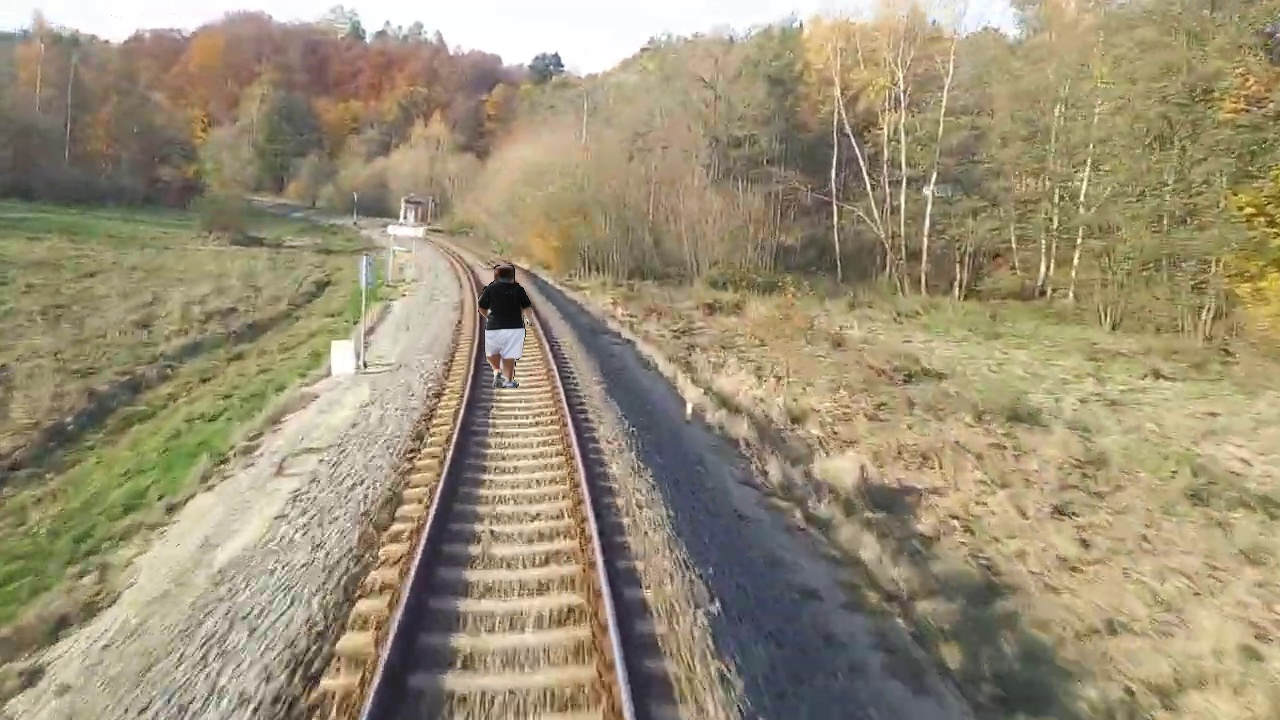
#> input picture testpics/1.jpg, 1280 x 720 px
$ python -i train_radar.py   (imports and definitions only)
#> lines starting #> are read from the running program, lines starting #| are printed output that depends on the picture; after the words box and inside, x2 and y2 are one past the last pixel; in counts of white or black regions, pixels touching at a corner belong together
#> further down, picture is the input picture: shape (720, 1280, 3); mean B, G, R 118.3, 144.2, 155.3
import cv2
import os
import random
import numpy as np
from ultralytics import YOLO

# 1. YOLOv8 modell betöltése (az első futtatáskor letölti a kb. 6MB-os fájlt)
# [1 line that did not run here, left out]

# Mappa elérési útja
FOLDER_PATH = "testpics"

def find_track_polygon(image):
    """
    Stabil, horgonyzott dinamikus trapéz zóna, ami az alsó sínpontokra épül
    és követi a legmegbízhatóbb vonalakat, de nem mászik fel a fák közé.
    """
    height, width = image.shape[:2]
#> height = 720; width = 1280
    gray = cv2.cvtColor(image, cv2.COLOR_BGR2GRAY)
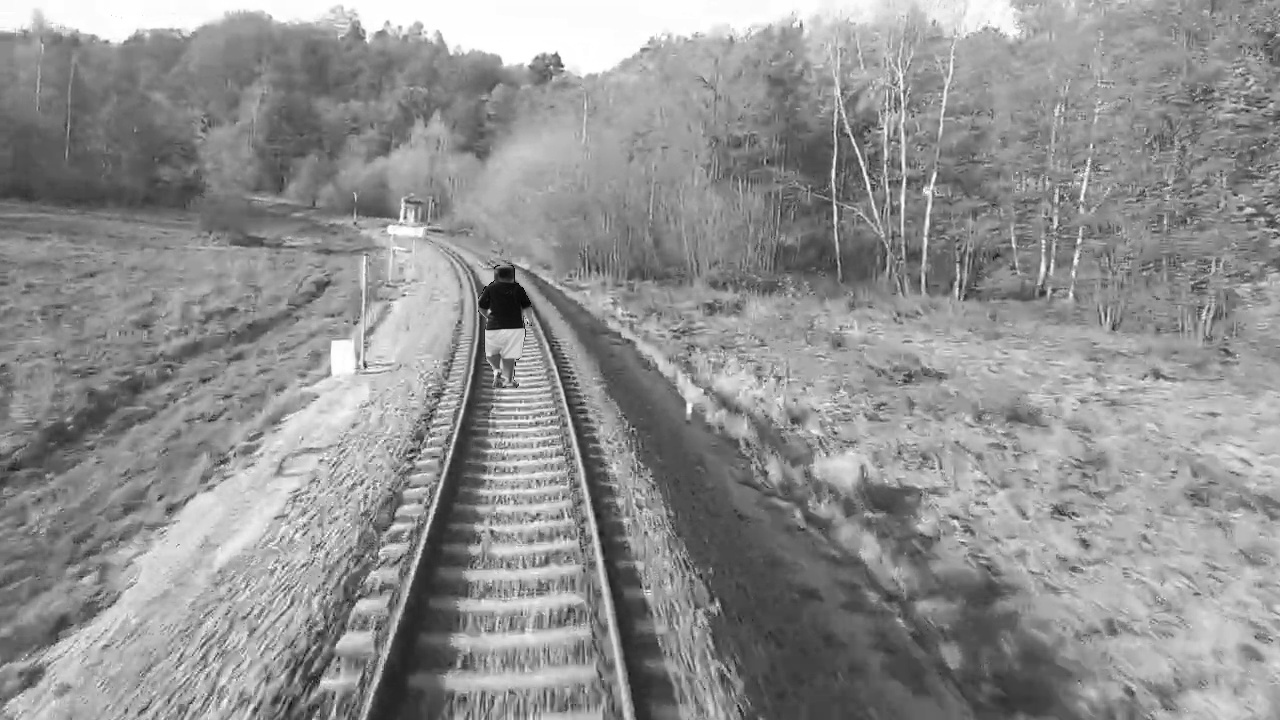
#> gray: shape (720, 1280); min 1, max 255, mean 144.6

    # Kép zajszűrése és élkeresés
    blur = cv2.GaussianBlur(gray, (7, 7), 0)
    edges = cv2.Canny(blur, 50, 150)
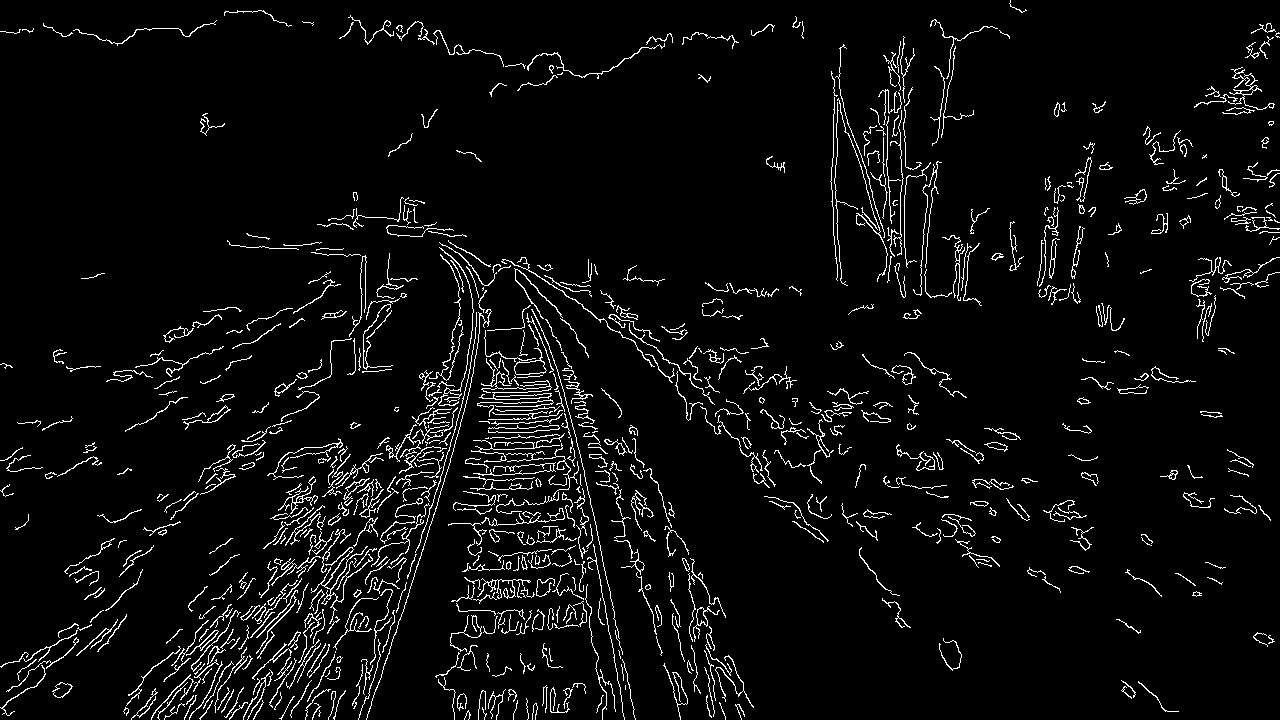
#> edges: shape (720, 1280); 4.8% white in thin lines or dots

    # Region of Interest (ROI) korlátozása az alsó 60%-ra
    roi_vertices = np.array([
        [(0, height), (width, height), (width, int(height*0.4)), (0, int(height*0.4))]
    ])
    mask = np.zeros_like(edges)
    cv2.fillPoly(mask, roi_vertices, 255)
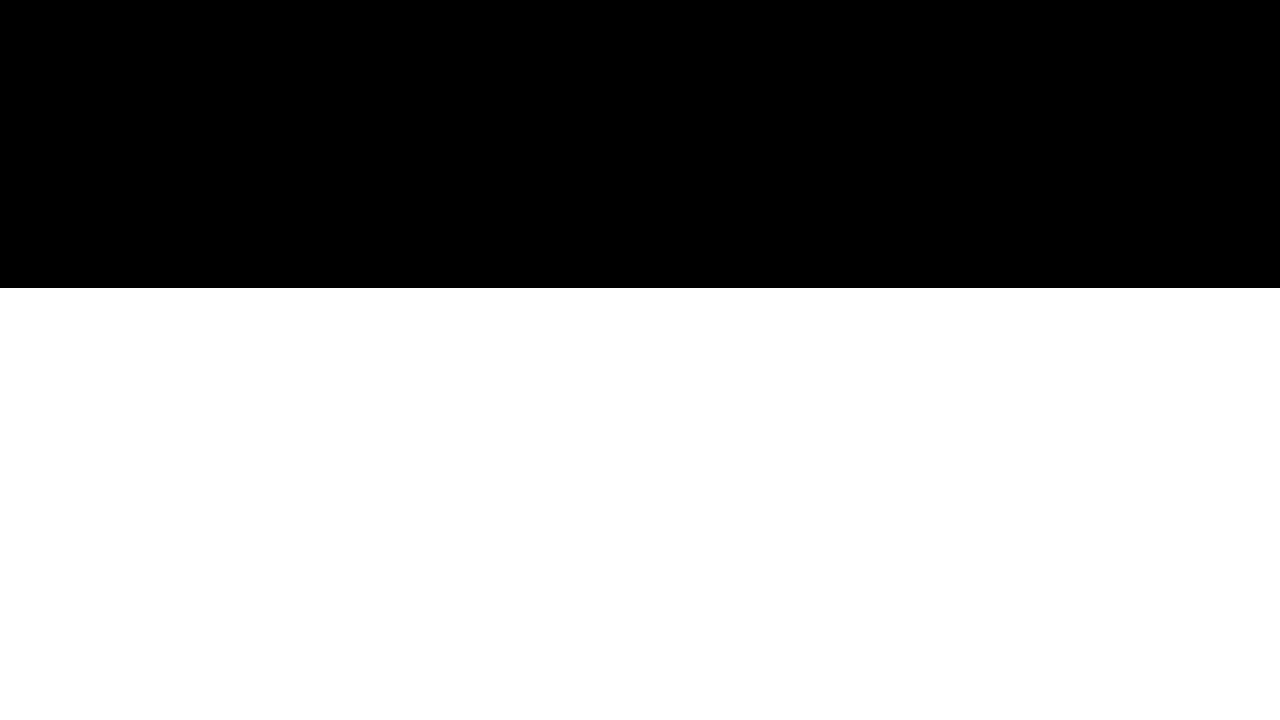
#> mask: shape (720, 1280); 60% white; 1 black region, box (x1, y1, x2, y2) and area: (0, 0, 1280, 288) 368640
    masked_edges = cv2.bitwise_and(edges, mask)
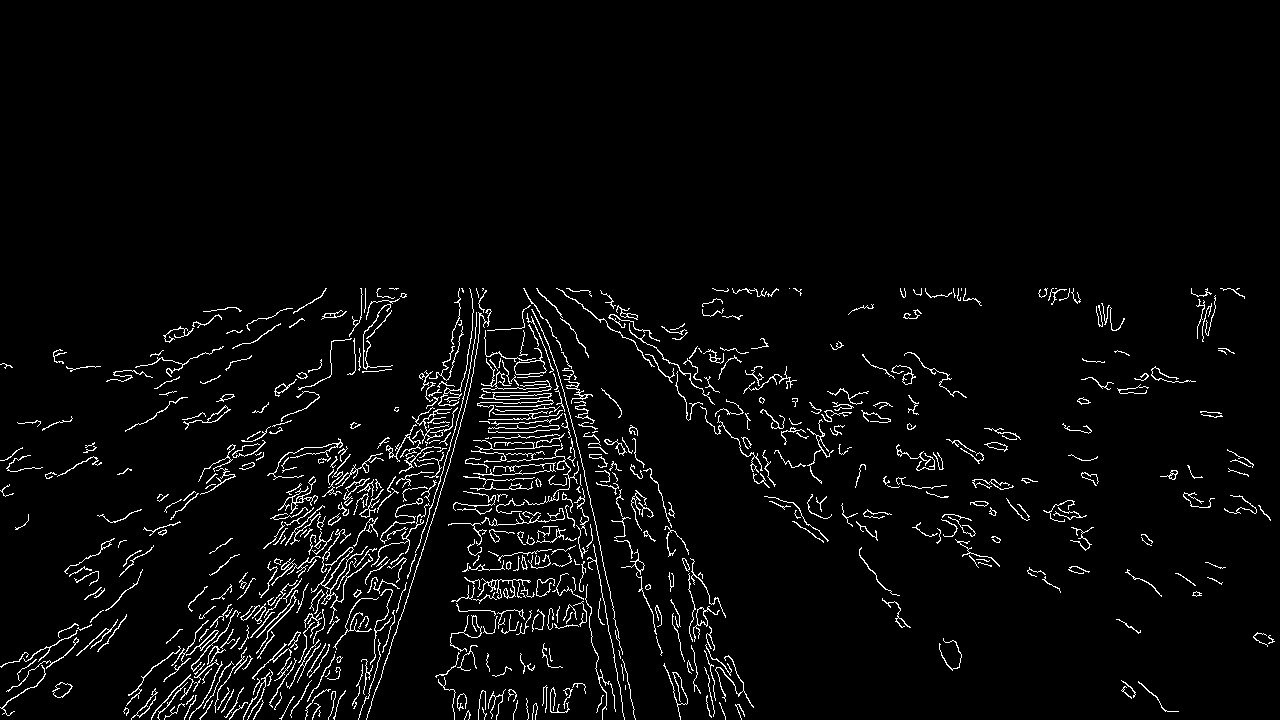
#> masked_edges: shape (720, 1280); 3.7% white in thin lines or dots, all inside (x1, y1, x2, y2) = (0, 288, 1275, 720)

    # Vonalak keresése az alsó ROI-ban
    lines = cv2.HoughLinesP(masked_edges, 2, np.pi/180, threshold=50, minLineLength=50, maxLineGap=100)
#> lines = 498 rows, first 6: [219, 460, 639, 460], [1042, 579, 1214, 579], [212, 464, 644, 464], [227, 449, 635, 449], [814, 536, 1147, 536], [137, 712, 763, 289]

    # 1. Alapértelmezett horgonyok a kép alján (ha nem találunk semmit)
    l_bottom_x = int(width * 0.28)
#> l_bottom_x = 358
    r_bottom_x = int(width * 0.72)
#> r_bottom_x = 921

    left_lines = []
    right_lines = []
    center_x = width / 2
#> center_x = 640

    # 2. Megbízható alsó vonalak keresése a horgonyok finomításához
    if lines is not None:
        for line in lines:
            x1, y1, x2, y2 = line.flatten()

            # Elvetjük a vízszintes és függőleges vonalakat
            if x1 == x2: continue
            angle = np.arctan2(y1 - y2, abs(x2 - x1)) * 180 / np.pi
            if angle < 15 or angle > 85: continue

            # Sínvonal egyenlete (y = mx + b)
            m = (y2 - y1) / (x2 - x1)
            b = y1 - m * x1

            # Hol metszi ez a vonal a kép alját?
            bottom_x = (height - b) / m

            # Bal sín: a kép bal feléről/közepéről indul
            if m < -0.2 and 0 < bottom_x < center_x + (width * 0.1):
                left_lines.append((bottom_x, line.flatten()))
            # Jobb sín: a kép jobb feléről/közepéről indul
            elif m > 0.2 and center_x - (width * 0.1) < bottom_x < width:
                right_lines.append((bottom_x, line.flatten()))
#> this loop made 498 passes
#> (x1, y1, x2, y2, angle) on passes 1 to 3: (219, 460, 639, 460, 0), (1042, 579, 1214, 579, 0), (212, 464, 644, 464, 0)
#> after the loop, left_lines = 33 items, first 6: (125.2, [137, 712, 763, 289]), (1.94, [195, 634, 965, 291]), (161.1, [164, 719, 667, 546]), (69.2, [128, 702, 1010, 432]), (202.5, [230, 710, 962, 444]), (110.2, [124, 713, 786, 376]); right_lines = []

        # Alsó horgonyok frissítése a legmegbízhatóbb alsó vonalak alapján
        if left_lines:
            # A legalacsonyabb Y pontot kereső vonalat választjuk
            l_bottom_x = int(sorted(left_lines, key=lambda x: x[1][1])[0][0])
#> l_bottom_x = 1
        if right_lines:
            # A legalacsonyabb Y pontot kereső vonalat választjuk
            r_bottom_x = int(sorted(right_lines, key=lambda x: x[1][1])[0][0])

    # 3. Stabil zóna magasság (ne menjen fel az erdőbe)
    top_y = int(height * 0.48)
#> top_y = 345

    # 4. Távlati pont finomítása a távolabbi vonaldarabkák alapján (opcionális)
    # Ez a kanyarkövetést adja vissza, de biztonságos keretek között.
    l_top_x = int(width * 0.45)
#> l_top_x = 576
    r_top_x = int(width * 0.55)
#> r_top_x = 704

    # Ha van megbízható vonal a távolban, finomítjuk a felső pontokat
    # (Ennek a logikáját az egyszerűség kedvéért most hanyagoljuk,
    # hogy a zóna fix maradjon, és ne mászzon fel a távoli kaotikus pontokra)

    # Dinamikus poligon összeállítása az alsó horgonyokkal
    track_polygon = np.array([
        [l_bottom_x, height],
        [r_bottom_x, height],
        [r_top_x, top_y],
        [l_top_x, top_y]
    ], np.int32)
#> track_polygon = [[1, 720], [921, 720], [704, 345], [576, 345]]

    return track_polygon
    height, width = image.shape[:2]
    gray = cv2.cvtColor(image, cv2.COLOR_BGR2GRAY)

    # Kép zajszűrése és élkeresés
    blur = cv2.GaussianBlur(gray, (5, 5), 0)
    edges = cv2.Canny(blur, 50, 150)

    # Csak a kép alsó 60%-át nézzük, a távoli égbolt/fák nem érdekelnek minket
    roi_vertices = np.array([
        [(0, height), (width, height), (width, int(height*0.4)), (0, int(height*0.4))]
    ])
    mask = np.zeros_like(edges)
    cv2.fillPoly(mask, roi_vertices, 255)
    masked_edges = cv2.bitwise_and(edges, mask)

    # Vonalak keresése. Paraméterek lazítva, hogy több szaggatott vonalat is megtaláljon
    lines = cv2.HoughLinesP(masked_edges, 1, np.pi/180, threshold=40, minLineLength=40, maxLineGap=150)

    left_points = []
    right_points = []
    center_x = width / 2

    if lines is not None:
        for line in lines:
            x1, y1, x2, y2 = line.flatten()

            # Rendezzük a pontokat úgy, hogy (x1, y1) legyen mindig a lejjebb lévő pont a képen (nagyobb Y)
            if y1 < y2:
                x1, y1, x2, y2 = x2, y2, x1, y1

            # Zavaró elemek kiszűrése (pl. vízszintes talpfák vagy teljesen függőleges oszlopok)
            if x1 == x2: continue
            angle = np.arctan2(y1 - y2, abs(x2 - x1)) * 180 / np.pi
            if angle < 15 or angle > 85:
                continue

            # Megnézzük a vonalszakasz közepét, hogy eldöntsük, melyik sínhez tartozik
            mid_x = (x1 + x2) / 2
            if mid_x < center_x:
                left_points.extend([(x1, y1), (x2, y2)])
            else:
                right_points.extend([(x1, y1), (x2, y2)])

    # Segédfüggvény: a pontokat lentről felfelé haladva sima görbévé fűzi
    # [17 lines left out: function get_smooth_path, not called in this run]

    # Kiszámítjuk a bal és jobb sín ívét (ha van benne kanyar, azt is leköveti)
    left_path = get_smooth_path(left_points)
    right_path = get_smooth_path(right_points)

    # Ha van legalább egy-egy vonalunk bal és jobb oldalon
    if len(left_path) > 1 and len(right_path) > 1:
        # Megnézzük, meddig (milyen magasra) látjuk a síneket.
        # Az utolsó elem a legkisebb Y (legmagasabb pont a képernyőn).
        min_y_left = left_path[-1][1]
        min_y_right = right_path[-1][1]

        # Azt az Y magasságot választjuk, ameddig még MINDKÉT sín elért (max = lejjebb lévő y)
        stop_y = max(min_y_left, min_y_right)

        # Levágjuk a felesleget mindkét oldalról
        final_left = [(x, y) for x, y in left_path if y >= stop_y]
        final_right = [(x, y) for x, y in right_path if y >= stop_y]

        if final_left and final_right:
            # Horgonyozzuk le a képernyő aljához, hogy ne legyen rés
            final_left.insert(0, (final_left[0][0], height))
            final_right.insert(0, (final_right[0][0], height))

            # A SZUPER POLIGON:
            # Végigmegyünk a bal sínen lentről fel (final_left),
            # majd összekötjük a jobb sín tetejével, és végigmegyünk a jobb sínen fentről le (final_right[::-1])
            polygon_points = final_left + final_right[::-1]
            return np.array(polygon_points, np.int32)

    # --- BIZTONSÁGI TARTALÉK (FALLBACK) ---
    # Ha teljesen elveszítette a fonalat a kép (pl. hófúvás), jön a fix trapéz
    return np.array([
        [int(width * 0.3), height],
        [int(width * 0.7), height],
        [int(width * 0.55), int(height * 0.6)],
        [int(width * 0.45), int(height * 0.6)]
    ], np.int32)

# [83 lines left out: function main, not called in this run]

# [2 lines not run here, left out]

>>> import cv2
>>> picture = cv2.imread('testpics/1.jpg')
>>> result = find_track_polygon(picture)
#> result = [[1, 720], [921, 720], [704, 345], [576, 345]]

$ run again, on testpics/10202.jpg
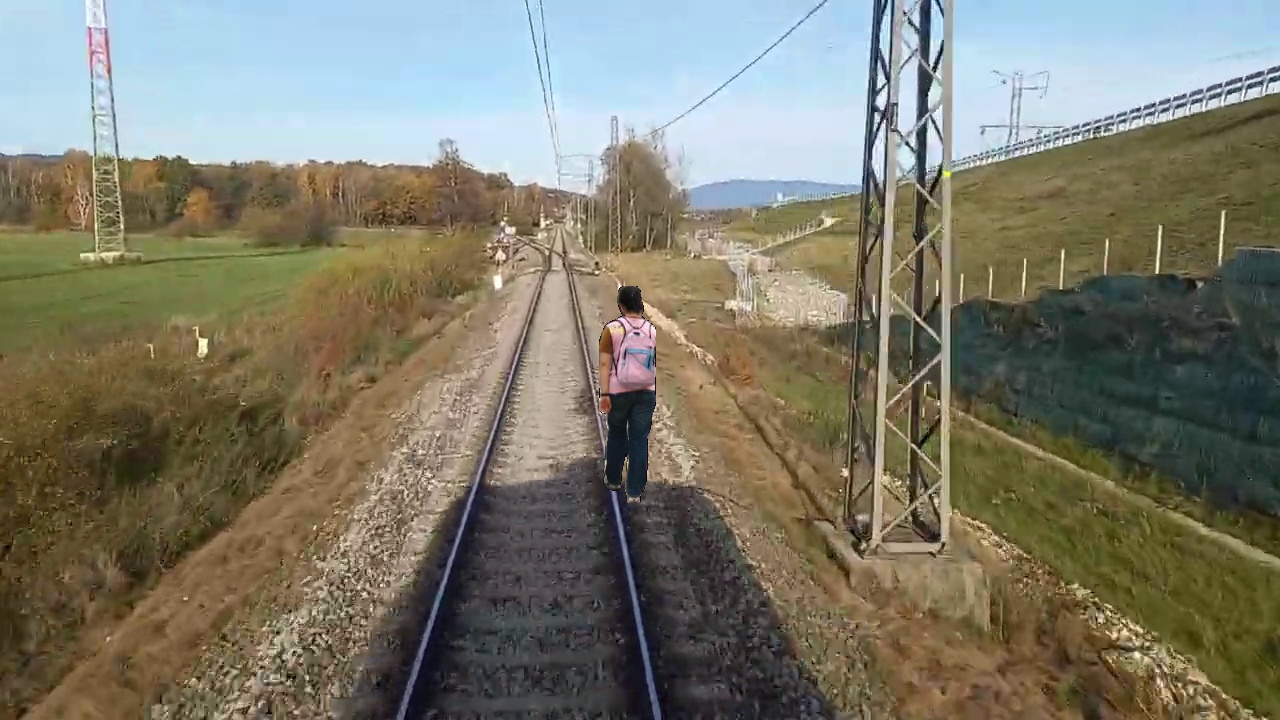
#> input picture testpics/10202.jpg, 1280 x 720 px
#> picture is the input picture: shape (720, 1280, 3); mean B, G, R 106.5, 121.8, 124.1
#> in find_track_polygon, `edges = cv2.Canny(blur, 50, 150)`:
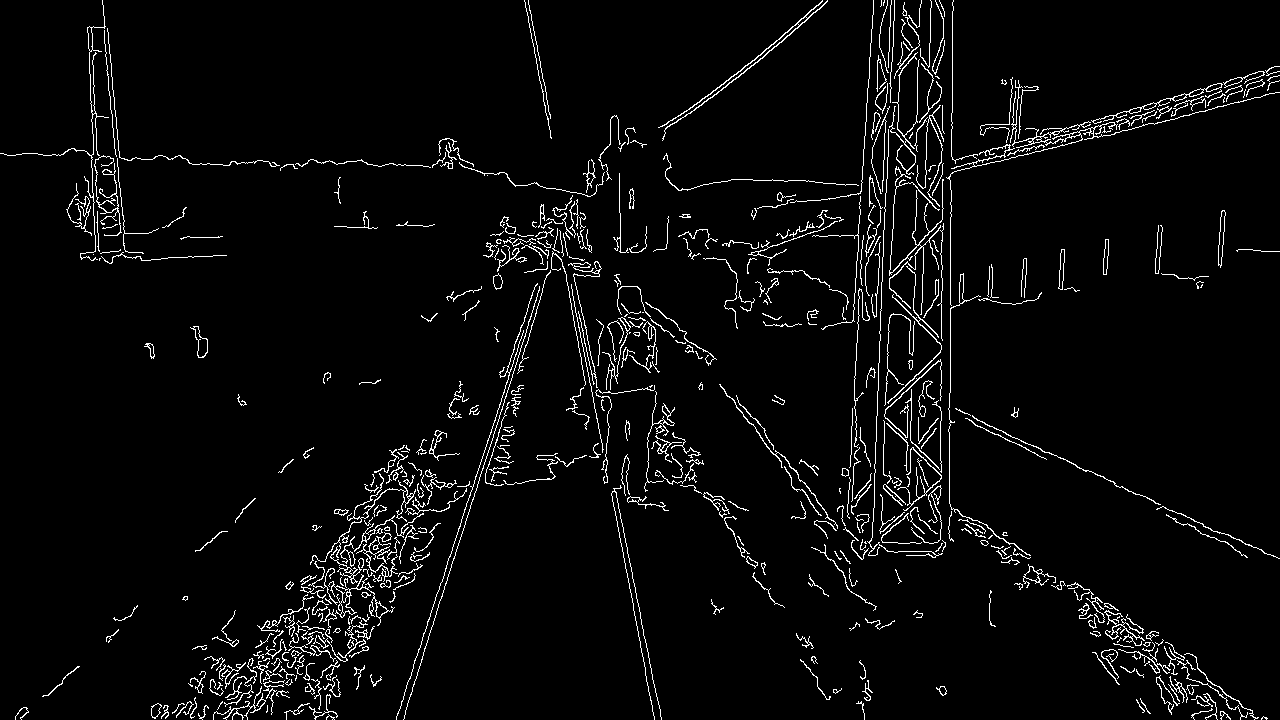
#> edges: shape (720, 1280); 3.9% white in thin lines or dots
#> mask: shape (720, 1280); 60% white; 1 black region, box (x1, y1, x2, y2) and area: (0, 0, 1280, 288) 368640
#> in find_track_polygon, `masked_edges = cv2.bitwise_and(edges, mask)`:
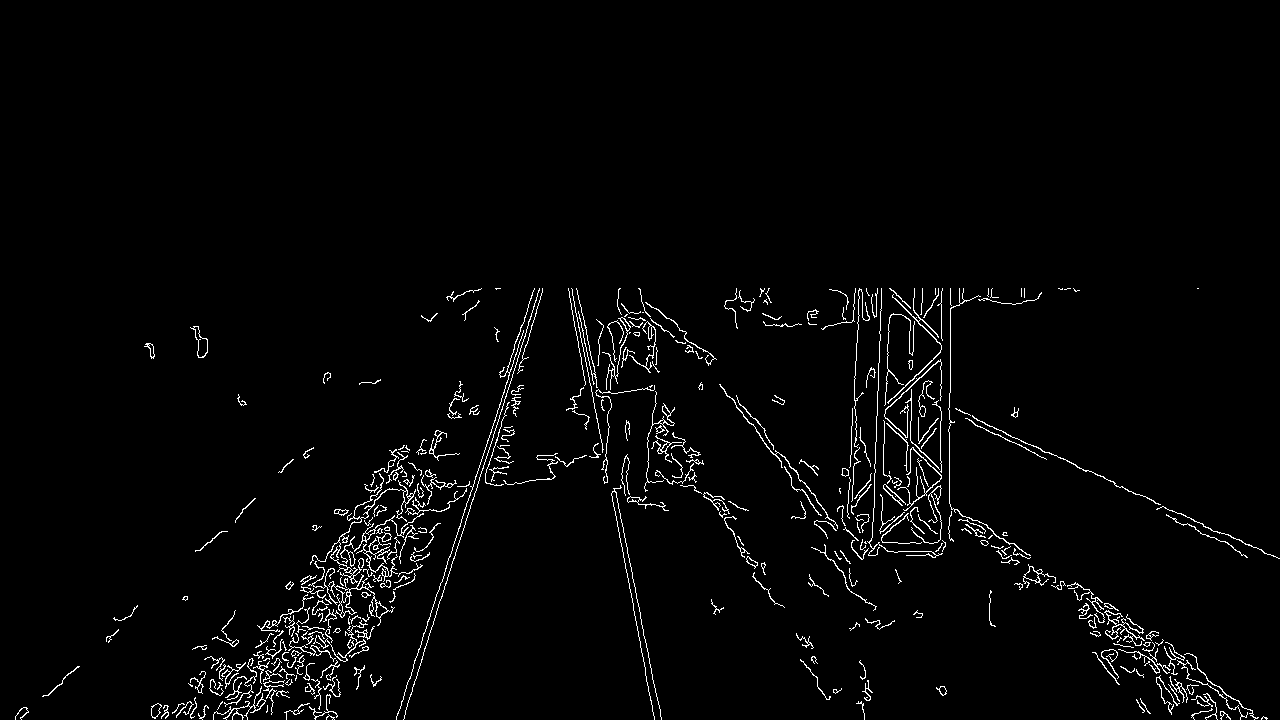
#> masked_edges: shape (720, 1280); 2.4% white in thin lines or dots, all inside (x1, y1, x2, y2) = (15, 288, 1280, 720)
#> lines = 291 rows, first 6: [571, 288, 654, 718], [403, 719, 445, 583], [618, 294, 1246, 717], [940, 554, 940, 303], [398, 713, 523, 330], [1227, 534, 1279, 558]
#> the loop in find_track_polygon, `for line in lines:` made 291 passes
#> (x1, y1, x2, y2, angle, m, b, bottom_x) on passes 2, 5, 7: (403, 719, 445, 583, 72.84, -3.24, 2024, 402.7), (398, 713, 523, 330, 71.92, -3.06, 1932.5, 395.7), (185, 713, 671, 319, 39.03, -0.811, 863, 176.4)
